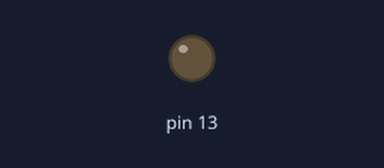
The sketch below on a simulated Arduino Uno, built with avr-gcc and run on an emulated ATmega328P. On the bench: output pins drawn as LEDs (lit = HIGH). Dashed ring = blinking.

Above: at 1.0 s.
At 2.5 s:
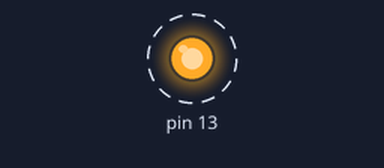
Timing chart, 0 to 4.6 s (numbered marks = the images above):
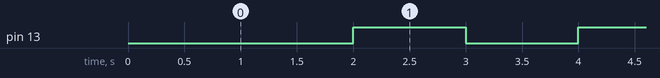

Measured:
- by itself, pin 13: alternates HIGH for 1.0 s and LOW for 1.0 s

The sketch:

3.2.__.ino
```cpp
#include "TimerOne.h"
int flag = 0;

void setup() {
  pinMode(13, OUTPUT); // 设置13引脚用来输出
  Timer1.initialize(1000000); // 初始化定时器，每1s进一次中断服务程序
  Timer1.attachInterrupt(callback); // 设置中断回调函数
}

// 回调函数
// callback 没有放在loop中，因为callback不用循环执行，只要中断来的时候执行一次就行
void callback() {
  digitalWrite(13, flag ? HIGH: LOW);
  flag = !flag;
}

void loop() {
}
```
